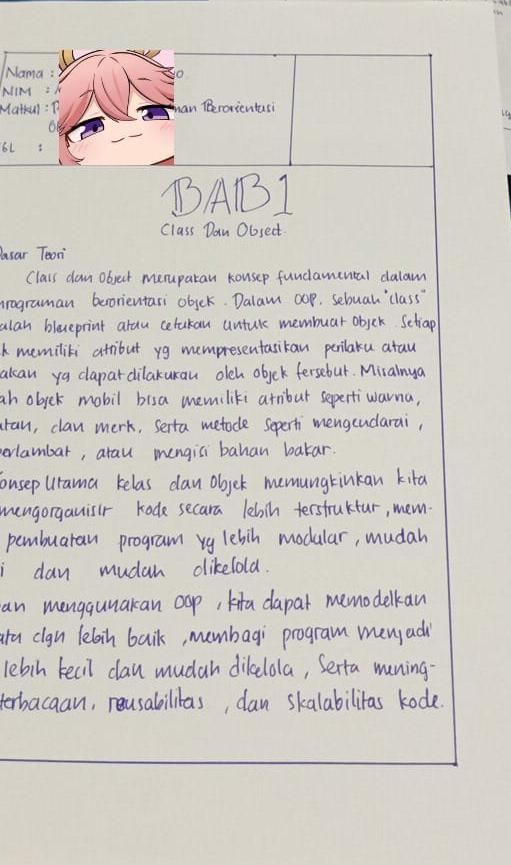
#> input picture backend/dataset/queries/query_33face43374e4652aa58e15372f2a757.jpeg, 511 x 865 px
$ python -i run_experiment_h.py   (imports and definitions only)
#> lines starting #> are read from the running program, lines starting #| are printed output that depends on the picture; after the words box and inside, x2 and y2 are one past the last pixel; in counts of white or black regions, pixels touching at a corner belong together
#> further down, picture is the input picture: shape (865, 511, 3); mean B, G, R 197.5, 202.8, 207.6
### backend/preprocessing/image_processor.py
"""
preprocessing/image_processor.py — Pipeline Preprocessing Citra
=================================================================
Modul ini mengimplementasikan seluruh tahapan preprocessing citra
tulisan tangan sebelum ekstraksi fitur HOG dilakukan.

Tahapan preprocessing (berurutan):
    0. Orientation Normalization — normalisasi rotasi agar selalu portrait (tegak)
    1. Grayscale Conversion  — konversi ke citra abu-abu
    2. Resize                — normalisasi ukuran
    3. Gaussian Blur         — smoothing untuk reduksi noise awal
    4. Otsu's Thresholding   — binarisasi adaptif
    5. Noise Removal         — median blur + morphological operations
    6. ROI Segmentation      — deteksi dan pemotongan area tulisan

BAB IV — Implementasi:
    Preprocessing dilakukan untuk meningkatkan kualitas citra sebelum
    ekstraksi fitur, sehingga fitur yang dihasilkan lebih representatif
    dan tidak terganggu oleh artefak (bayangan, lipatan kertas, dll).

Referensi:
    - Gonzalez, R.C. & Woods, R.E. (2018). Digital Image Processing, 4th Ed.
    - OpenCV Documentation: https://docs.opencv.org/
"""

import cv2
import numpy as np
import os
import sys

sys.path.insert(0, os.path.dirname(os.path.dirname(os.path.abspath(__file__))))
from config import (
    IMAGE_SIZE,
    GAUSSIAN_BLUR_KERNEL,
    MEDIAN_BLUR_KERNEL,
    MORPH_KERNEL_SIZE,
)


# ==============================================================================
# TAHAP 0: ORIENTATION NORMALIZATION (Auto-Orientation to Portrait)
# ==============================================================================
def normalize_orientation(image: np.ndarray) -> np.ndarray:
    """
    Menormalisasi orientasi citra agar selalu dalam posisi portrait (tegak).
    Jika lebar citra lebih besar dari tinggi (landscape / foto miring 90 derajat),
    citra dirotasi 90 derajat searah jarum jam sehingga menjadi portrait.

    Alasan:
        Foto lembar jawaban yang diambil miring (landscape) menghasilkan vektor
        orientasi gradien HOG yang berotasi 90 derajat terhadap foto portrait,
        sehingga merusak konsistensi pengukuran jarak kemiripan (Euclidean Distance).
        Dengan auto-orientation, seluruh citra dipastikan berada dalam orientasi portrait seragam.

    Args:
        image (np.ndarray): Citra input (BGR atau Grayscale)

    Returns:
        np.ndarray: Citra berorientasi portrait (tinggi >= lebar)
    """
    h, w = image.shape[:2]
    if w > h:
        return cv2.rotate(image, cv2.ROTATE_90_CLOCKWISE)
    return image


# ==============================================================================
# TAHAP 1: GRAYSCALE CONVERSION
# ==============================================================================
def convert_to_grayscale(image: np.ndarray) -> np.ndarray:
    """
    Mengkonversi citra BGR ke grayscale.

    Citra tulisan tangan tidak memerlukan informasi warna untuk identifikasi;
    konversi ke grayscale menyederhanakan representasi dan mengurangi
    dimensi data dari 3-channel menjadi 1-channel.

    Args:
        image (np.ndarray): Citra input dalam format BGR (hasil cv2.imread)

    Returns:
        np.ndarray: Citra grayscale 1-channel
    """
    if len(image.shape) == 2:
        return image   # Sudah grayscale
    return cv2.cvtColor(image, cv2.COLOR_BGR2GRAY)
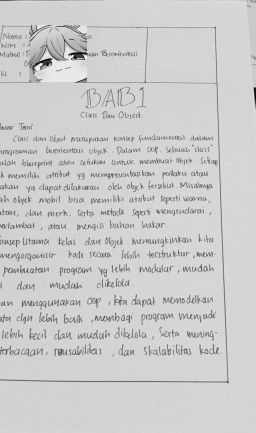
#> returned value: shape (865, 511) (shown at 1/2 size); min 0, max 253, mean 203.6


# ==============================================================================
# TAHAP 2: ASPECT-RATIO PRESERVING RESIZE (Letterboxing)
# ==============================================================================
def resize_with_aspect_ratio(image: np.ndarray, target_size: tuple = IMAGE_SIZE) -> np.ndarray:
    """
    Mengubah ukuran citra ke target_size dengan mempertahankan rasio aspek asli (aspect ratio).
    Citra diletakkan di tengah kanvas kosong (letterboxing / padding).

    Alasan:
        Peregangan non-proporsional (misal menarik teks lebar menjadi kotak)
        mengubah sudut kemiringan goresan (slant) tulisan tangan, sehingga
        histogram orientasi gradien (HOG) menjadi sangat berbeda antar foto.
        Dengan letterboxing, proporsi dan sudut goresan tulisan tetap terjaga 100%.

    Args:
        image (np.ndarray): Citra input (grayscale atau biner)
        target_size (tuple): Target ukuran (width, height), default dari config.py

    Returns:
        np.ndarray: Citra berukuran tepat target_size dengan padding di sekelilingnya
    """
    h_orig, w_orig = image.shape[:2]
    if h_orig == 0 or w_orig == 0:
        return np.zeros(target_size, dtype=np.uint8)

    tw, th = target_size
    scale = min(tw / w_orig, th / h_orig)
    new_w = max(1, int(w_orig * scale))
    new_h = max(1, int(h_orig * scale))

    resized = cv2.resize(image, (new_w, new_h), interpolation=cv2.INTER_AREA)

    # Buat kanvas hitam berukuran target_size dan tempatkan citra di tengah
    canvas = np.zeros((th, tw), dtype=image.dtype)
    dx = (tw - new_w) // 2
    dy = (th - new_h) // 2
    canvas[dy:dy + new_h, dx:dx + new_w] = resized

    return canvas


# [6 lines left out: function resize_image, not called in this run]


# ==============================================================================
# TAHAP 3: GAUSSIAN BLUR (Smoothing Awal)
# ==============================================================================
def apply_gaussian_blur(image: np.ndarray,
                        kernel: tuple = GAUSSIAN_BLUR_KERNEL) -> np.ndarray:
    """
    Menerapkan Gaussian blur untuk mengurangi noise frekuensi tinggi.

    Blur dilakukan sebelum thresholding agar transisi tepi lebih halus
    sehingga hasil binarisasi lebih bersih.

    Args:
        image (np.ndarray): Citra grayscale
        kernel (tuple): Ukuran kernel Gaussian, default dari config.py

    Returns:
        np.ndarray: Citra setelah Gaussian blur
    """
    return cv2.GaussianBlur(image, kernel, sigmaX=0)


# ==============================================================================
# TAHAP 4: OTSU'S THRESHOLDING (Binarisasi)
# ==============================================================================
def apply_otsu_threshold(image: np.ndarray) -> np.ndarray:
    """
    Menerapkan metode Otsu untuk thresholding adaptif otomatis.

    Metode Otsu secara otomatis menentukan nilai threshold optimal dengan
    memaksimalkan variansi antar kelas (piksel latar vs. piksel tulisan).
    Hasilnya adalah citra biner: piksel tulisan = putih (255), latar = hitam (0).

    Referensi:
        Otsu, N. (1979). A threshold selection method from gray-level histograms.
        IEEE Transactions on Systems, Man, and Cybernetics, 9(1), 62–66.

    Args:
        image (np.ndarray): Citra grayscale setelah blur

    Returns:
        np.ndarray: Citra biner setelah thresholding
    """
    # THRESH_BINARY_INV membalik warna: tulisan jadi putih di atas latar hitam
    # Ini memudahkan deteksi kontur untuk segmentasi ROI
    _, binary = cv2.threshold(
        image, 0, 255,
        cv2.THRESH_BINARY_INV + cv2.THRESH_OTSU
    )
    return binary


# ==============================================================================
# TAHAP 5: NOISE REMOVAL
# ==============================================================================
def remove_noise(image: np.ndarray,
                 median_k: int = MEDIAN_BLUR_KERNEL,
                 morph_k: tuple = MORPH_KERNEL_SIZE) -> np.ndarray:
    """
    Menghilangkan noise residual menggunakan median blur + morphological operations.

    - Median blur efektif menghilangkan salt-and-pepper noise tanpa
      memblur tepi tulisan.
    - Morphological closing (dilasi lalu erosi) mengisi lubang kecil
      dalam karakter tulisan yang terputus.

    Args:
        image (np.ndarray): Citra biner setelah thresholding
        median_k (int): Ukuran kernel median blur, default dari config.py
        morph_k (tuple): Ukuran kernel morphological, default dari config.py

    Returns:
        np.ndarray: Citra biner setelah noise removal
    """
    # Median blur untuk menghilangkan titik-titik noise kecil
    denoised = cv2.medianBlur(image, median_k)

    # Morphological closing: tutup lubang kecil di karakter tulisan
    kernel = cv2.getStructuringElement(cv2.MORPH_RECT, morph_k)
    closed = cv2.morphologyEx(denoised, cv2.MORPH_CLOSE, kernel)

    # Morphological opening: hapus noise kecil yang masih tersisa
    opened = cv2.morphologyEx(closed, cv2.MORPH_OPEN, kernel)

    return opened


# ==============================================================================
# TAHAP 6: ROI SEGMENTATION (Region of Interest) PADA RESOLUSI TINGGI
# ==============================================================================
def extract_roi(image: np.ndarray, padding_ratio: float = 0.05) -> np.ndarray:
    """
    Mendeteksi dan memotong area tulisan (ROI) dari citra biner beresolusi tinggi.

    Menggunakan deteksi kontur untuk menemukan bounding box terkecil
    yang mencakup semua area tulisan, lalu memotong area tersebut
    dengan padding proporsional.

    Args:
        image (np.ndarray): Citra biner setelah noise removal
        padding_ratio (float): Rasio padding relatif terhadap dimensi tulisan

    Returns:
        np.ndarray: Crop ROI pada resolusi asli (belum di-downscale)
    """
    contours, _ = cv2.findContours(
        image, cv2.RETR_EXTERNAL, cv2.CHAIN_APPROX_SIMPLE
    )

    if not contours:
        return image   # Fallback: kembalikan citra asli

    # Gabungkan semua kontur untuk mendapatkan bounding box keseluruhan tulisan
    all_points = np.concatenate(contours, axis=0)
    x, y, w, h = cv2.boundingRect(all_points)

    # Tambahkan padding proporsional terhadap ukuran tulisan
    h_img, w_img = image.shape[:2]
    padding = max(4, int(min(w, h) * padding_ratio))
    x1 = max(0, x - padding)
    y1 = max(0, y - padding)
    x2 = min(w_img, x + w + padding)
    y2 = min(h_img, y + h + padding)

    roi = image[y1:y2, x1:x2]
    return roi


# ==============================================================================
# PIPELINE UTAMA
# ==============================================================================
# [77 lines left out: functions preprocess_image, preprocess_from_array, not called in this run]

### backend/tests/run_experiment_h.py
"""
run_experiment_h.py — Targeted Real-World Generalization Improvement (Experiment H)
=====================================================================================
Evaluasi multi-branch preprocessing & representasi HOG+KNN pada:
  A. Internal LOOCV: 360 reference images (18 mhs x 20 citra)
  B. Real-World: 18 unseen smartphone query images

ATURAN STRICT:
  - Master dataset D:\.SKRIPSI\Dataset & RAW D:\Yaevia\backend\dataset\raw READ-ONLY
  - JANGAN overwrite production model / file / backend / frontend
  - Semua hasil disimpan di:
    D:\Yaevia\backend\tests\evaluation_results\experiment_h_generalization\
"""

import io
import os
import sys
import time
import json
import csv
import hashlib
import warnings
from pathlib import Path
import numpy as np
import cv2
import matplotlib
# [1 line not run here, left out]
import matplotlib.pyplot as plt
from sklearn.neighbors import KNeighborsClassifier
from sklearn.model_selection import LeaveOneOut
from sklearn.metrics import precision_recall_fscore_support
from concurrent.futures import ThreadPoolExecutor
from scipy.spatial.distance import cdist

# Force unbuffered output so we can see progress in real-time
sys.stdout = io.TextIOWrapper(sys.stdout.buffer, encoding='utf-8', write_through=True)
sys.stderr = io.TextIOWrapper(sys.stderr.buffer, encoding='utf-8', write_through=True)
# [1 line not run here, left out]

# ── Paths ─────────────────────────────────────────────────────────────────────
BACKEND_DIR = os.path.dirname(os.path.dirname(os.path.abspath(__file__)))
sys.path.insert(0, BACKEND_DIR)

from config import IMAGE_SIZE
from preprocessing.image_processor import (
    normalize_orientation, convert_to_grayscale,
    apply_gaussian_blur, apply_otsu_threshold,
    remove_noise, extract_roi, resize_with_aspect_ratio
)
from features.hog_extractor import extract_hog_features

RAW_DIR = os.path.join(BACKEND_DIR, "dataset", "raw")
OUT_DIR = os.path.join(BACKEND_DIR, "tests", "evaluation_results", "experiment_h_generalization")
# [1 line not run here, left out]

# ── Student Mapping ───────────────────────────────────────────────────────────
STUDENT_MAPPING = [
    ("Angela Permata Rosa",         "A710240058"),
    ("Bramasetya Raka Purnama",     "A710220055"),
    ("Dimas Wahyu Prasetyo",        "A710220030"),
    ("Fahim J Mujaddid",            "A710220097"),
    ("Farhan Agiya Pratama",        "A710240044"),
    ("Fathurrahman Nugroho",        "A710220093"),
    ("Febrian Dinnar Purnama",      "A710220025"),
    ("Hazelando Visco",             "A710210013"),
    ("Ibnu Gayuh Fadilah",          "A710230119"),
    ("Ilham Rasyidan Muhammad",     "A710220052"),
    ("Muhammad Alif Rizky Hutama",  "A710220080"),
    ("Muhammad Dony Saputra",       "A710220092"),
    ("Raditya Endra Mahardika",     "A710230086"),
    ("Rakha Burhannudin Majid",     "A710230115"),
    ("Rifqi Rengga Praseno",        "A710240051"),
    ("Soni Nugroho",                "A710240053"),
    ("Wiridan Syifa Saputra",       "A710220068"),
    ("Zaedani Ni'am Masykur",       "A710240031"),
]
NAME_TO_NIM = dict(STUDENT_MAPPING)

# ── 18 Real-World Query Definitions ──────────────────────────────────────────
REAL_WORLD_QUERIES_DEF = [
    (190, "Fathurrahman Nugroho",        "MVIMG_20260922_214444.jpg",        "verify_67a5614bc14d432683fce9c78353aeba.jpg"),
    (191, "Farhan Agiya Pratama",        "MVIMG_20260922_221104.jpg",        "verify_57fa8241d1f5421c8dc957fa0b7f9bce.jpg"),
    (192, "Ibnu Gayuh Fadilah",          "MVIMG_20260921_213311.jpg.jpeg",   "verify_ffec7c328bb041c29cda215e4b99e5a4.jpeg"),
    (193, "Hazelando Visco",             "MVIMG_20260922_214754.jpg",        "verify_778f586531b44b00bbd8cc0216565679.jpg"),
    (194, "Ilham Rasyidan Muhammad",     "MVIMG_20260922_215305.jpg",        "verify_388b68592708492a916a29c30c1018c9.jpg"),
    (195, "Raditya Endra Mahardika",     "MVIMG_20260921_213022.jpg.jpeg",   "verify_1e14e0be667b474a9b9ef2aa3a5b0960.jpeg"),
    (196, "Rakha Burhannudin Majid",     "MVIMG_20260924_150221.jpg",        "verify_5fc1deca439048238ac6154bb161ebef.jpg"),
    (197, "Bramasetya Raka Purnama",     "MVIMG_20260924_145503.jpg",        "verify_165e7c2a69f14e38b1537e6c4c30b3ea.jpg"),
    (198, "Fahim J Mujaddid",            "MVIMG_20260922_220436.jpg",        "verify_bd3a979871804c3a994820d3c05a4393.jpg"),
    (199, "Muhammad Alif Rizky Hutama",  "MVIMG_20260922_214048.jpg",        "verify_3537856058d646e18b7aa7d7526e6598.jpg"),
    (200, "Angela Permata Rosa",         "ANG TES 4.jpeg",                   "verify_4ddc660f736740ed832c67e930848260.jpeg"),
    (201, "Dimas Wahyu Prasetyo",        "MVIMG_20260922_220122.jpg",        "verify_a810a900d7dc4e288465dc505f5c8378.jpg"),
    (202, "Febrian Dinnar Purnama",      "MVIMG_20260924_150028.jpg",        "verify_fbc0a8809e1843f0954551caa37b6632.jpg"),
    (203, "Muhammad Dony Saputra",       "MVIMG_20260922_213638.jpg",        "verify_e8375df82d614f079398a54b7f8cd85c.jpg"),
    (204, "Soni Nugroho",                "MVIMG_20260924_150524.jpg",        "verify_cad452035f474bc899c2d3f55be72666.jpg"),
    (205, "Wiridan Syifa Saputra",       "MVIMG_20260922_215655.jpg",        "verify_add7b2e416d8403dbf3335967e26500b.jpg"),
    (206, "Zaedani Ni'am Masykur",       "MVIMG_20260922_221605.jpg.jpeg",   "verify_cb02d22e52994b6d8b716441a32afef2.jpeg"),
    (207, "Rifqi Rengga Praseno",        "MVIMG_20260922_221331.jpg.jpeg",   "verify_422a7e482ec14f658a72d47f4a1419dd.jpeg"),
]

# ── SHA256 ────────────────────────────────────────────────────────────────────
# [32 lines left out: functions sha256_file, preprocess_h0, preprocess_h1, not called in this run]

def preprocess_h2(img):
    """H2: Perspective Rectification (fallback to baseline if no quad detected)"""
    img = normalize_orientation(img)
    gray = convert_to_grayscale(img)
    h, w = gray.shape[:2]
    blur_e = cv2.GaussianBlur(gray, (5, 5), 0)
    edges = cv2.Canny(blur_e, 30, 150)
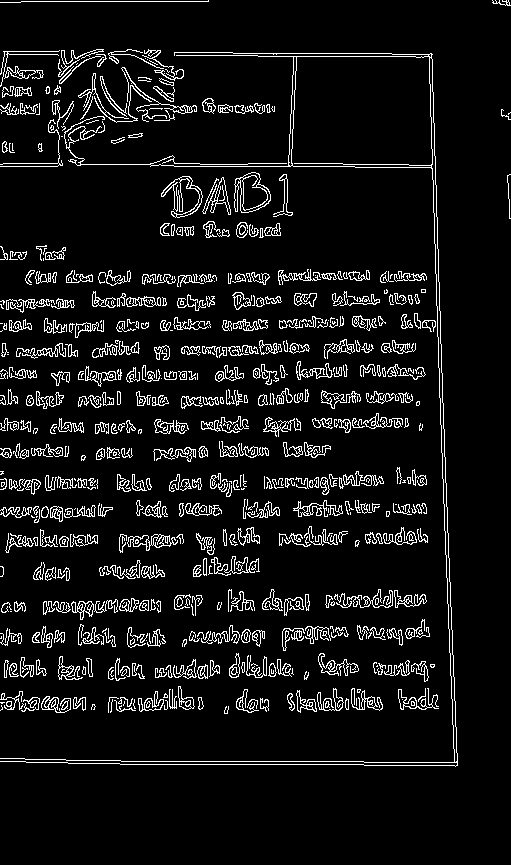
#> edges: shape (865, 511); 7.8% white in thin lines or dots, all inside (x1, y1, x2, y2) = (0, 0, 511, 767)
    contours, _ = cv2.findContours(edges, cv2.RETR_EXTERNAL, cv2.CHAIN_APPROX_SIMPLE)
#> contours = 590 contours, 341 with area under 20; largest, box (x1, y1, x2, y2) and area: (0, 52, 458, 767) 17568, (234, 172, 271, 213) 990, (127, 534, 178, 551) 384, (202, 177, 231, 215) 298, (161, 176, 203, 218) 262
    warped = None
    if contours:
        contours = sorted(contours, key=cv2.contourArea, reverse=True)
        for c in contours:
            peri = cv2.arcLength(c, True)
            approx = cv2.approxPolyDP(c, 0.02 * peri, True)
            if len(approx) == 4 and cv2.contourArea(c) > 0.20 * h * w:
                pts = approx.reshape(4, 2)
                rect = np.zeros((4, 2), dtype="float32")
                s = pts.sum(axis=1)
                rect[0] = pts[np.argmin(s)]
                rect[2] = pts[np.argmax(s)]
                diff = np.diff(pts, axis=1)
                rect[1] = pts[np.argmin(diff)]
                rect[3] = pts[np.argmax(diff)]
                (tl, tr, br, bl) = rect
                maxWidth  = max(int(np.sqrt(((br[0]-bl[0])**2)+((br[1]-bl[1])**2))),
                                int(np.sqrt(((tr[0]-tl[0])**2)+((tr[1]-tl[1])**2))))
                maxHeight = max(int(np.sqrt(((tr[0]-br[0])**2)+((tr[1]-br[1])**2))),
                                int(np.sqrt(((tl[0]-bl[0])**2)+((tl[1]-bl[1])**2))))
                if maxWidth > 0 and maxHeight > 0:
                    dst = np.array([[0, 0], [maxWidth-1, 0],
                                    [maxWidth-1, maxHeight-1], [0, maxHeight-1]], dtype="float32")
                    M = cv2.getPerspectiveTransform(rect, dst)
                    warped = cv2.warpPerspective(img, M, (maxWidth, maxHeight))
                break
#> this loop made 590 passes
#> peri on passes 1 to 3: 5478.3, 195.6, 198.5
    use = warped if warped is not None else img
    g = convert_to_grayscale(use)
    b = apply_gaussian_blur(g)
    bn = apply_otsu_threshold(b)
#> in apply_otsu_threshold, `_, binary = cv2.threshold( image, 0, 255, cv2.THRESH_BINARY_INV + cv2...`:
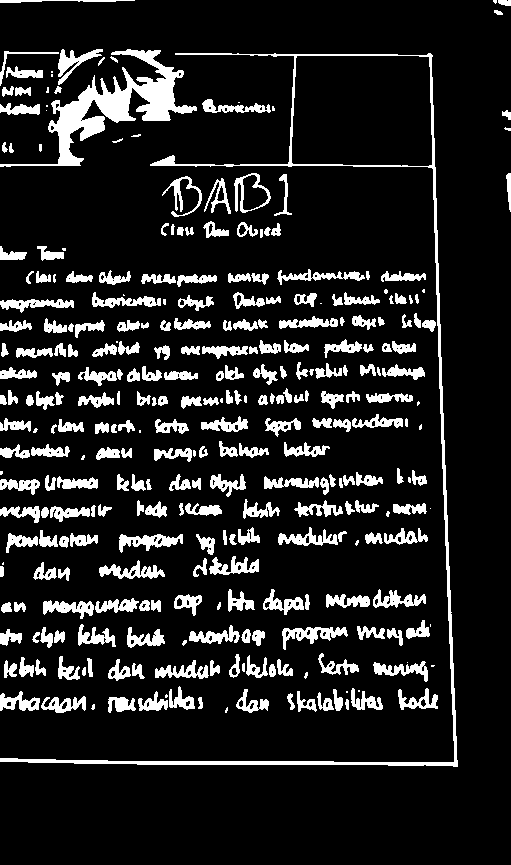
#> binary: shape (865, 511); 13% white; 305 white regions (40 under 20 px), largest, box (x1, y1, x2, y2) and area: (0, 49, 197, 167) 5452, (0, 53, 458, 767) 5323, (282, 627, 348, 650) 620
    dn = remove_noise(bn)
#> in remove_noise, `denoised = cv2.medianBlur(image, median_k)`:
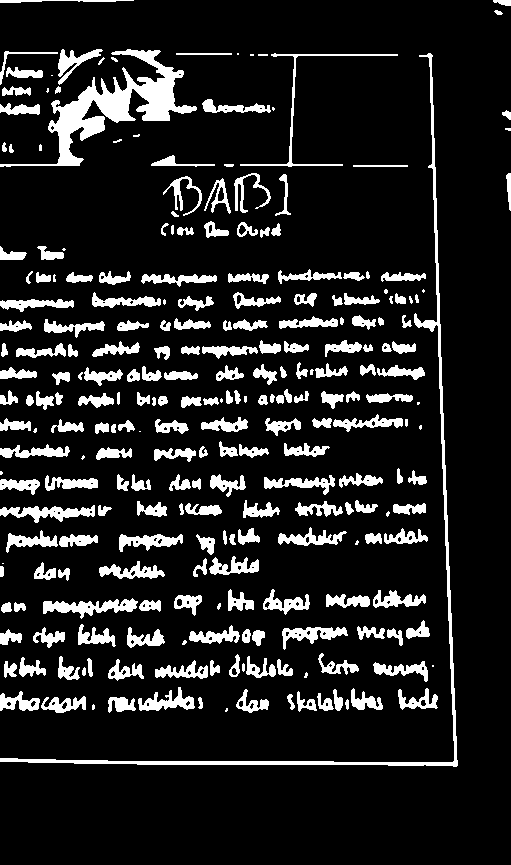
#> denoised: shape (865, 511); 13.1% white; 253 white regions (32 under 20 px), largest, box (x1, y1, x2, y2) and area: (0, 49, 197, 167) 5464, (0, 53, 458, 767) 4145, (43, 598, 138, 619) 910
#> (the rest of the program and of its run is left out)
